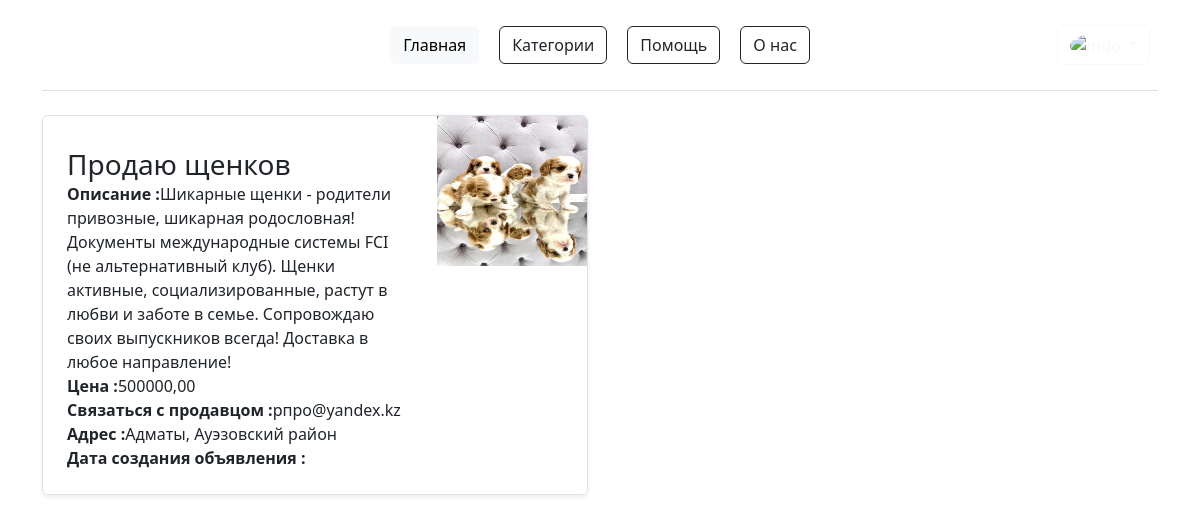
Screenshot of /auth/myads/ (signed in) with the database file from the repository.
### ads/models.py (models this page shows, shortened)
class Ads(models.Model):
    image = models.ImageField(upload_to ="ads/", verbose_name = "Изображение", help_text= "Добавьте фотографию")
    title = models.CharField(max_length=100, verbose_name = "Название продукта", help_text= "Напишите название вашего продукта")
    description = models.TextField(verbose_name = "Описание", max_length = 999, help_text= "Описание продукта ...")
    price = models.DecimalField(max_digits=15, decimal_places=2, verbose_name = "Цена")
    contact = models.CharField(max_length=100, verbose_name = "Связь")
    address = models.CharField(max_length=255, verbose_name = "Адрес")
    category = models.ForeignKey(Category, on_delete=models.CASCADE, verbose_name = "Категория", help_text= "Укажите категорию вашего продукта")
    whatsapp = models.URLField(verbose_name = "ссылка на WhatsApp", blank=True, null=True)
    telegram = models.URLField(verbose_name = "ссылка на Telegram", blank=True, null=True)
    instagram = models.URLField(verbose_name = "ссылка на Instagram", blank=True, null=True)
    user = models.ForeignKey(User, on_delete=models.CASCADE, verbose_name = "Пользователь", help_text= "Пользователь, разместивший объявление")
    created_at = models.DateTimeField(auto_now_add=True, verbose_name = "Дата создания")
    class Meta:
        verbose_name = "Объявление"
        verbose_name_plural = "Объявления"

### accounts/views.py (the view)
# urls.py: path('myads/', user_ads, name = 'myads'),
@login_required(login_url='login')
def user_ads(request):
    ads = Ads.objects.filter(user=request.user)
    context = {
        "context_ads": ads
    }
    return render(request, 'user_ads.html', context)

### templates/user_ads.html (shortened to what this page needs)
{% extends 'base.html' %}
{% block auth_button %}
{% if user.is_authenticated %}
<div class="btn-group">
  <button type="button" class="btn btn-outline-light dropdown-toggle mx-2" data-toggle="dropdown" aria-haspopup="true"
    aria-expanded="false">
    {% if user.profile.image %}
    <img src = "{{ user.profile.image.url }}" width="32" height="32" class="rounded-circle">
    {% else %}
    <img src="https://i.pinimg.com/736x/f5/c4/b9/f5c4b99f52e156acd29fd7f9bc5933a2.jpg"
        alt="mdo" width="32" height="32" class="rounded-circle">
    {% endif %}
  </button>
</div>
{% else %}
<a href="{% url 'login' %}" class="btn btn-outline-dark">Войти </a>
<a href="{% url 'register' %}" class="btn btn-outline-warning">Зарегистрироваться</a>
{% endif %}
{% endblock %}
{% block content %}
<div class="container" >
  <div class="row mb-2">
    {% for ads in context_ads %}
    <div class="col-md-6">
      <div class="row g-0 border rounded overflow-hidden flex-md-row mb-4 shadow-sm h-md-250 position-relative" style="background-color: rgba(255, 255, 255, 0.5);" >
        <div class="col p-4 d-flex flex-column position-static">
          <h3 class="mb-0">{{ ads.title }}</h3>
          <p class="card-text mb-auto"><strong>Описание :</strong>{{ ads.description}}</p>
          <p class="card-text mb-auto"><strong>Цена :</strong>{{ ads.price }}</p>
          <p class="card-text mb-auto"><strong>Связаться с продавцом :</strong>{{ ads.contact}}</p>
          <p class="card-text mb-auto"><strong>Адрес :</strong>{{ ads.address }}</p>
          <p class="card-text mb-auto"><strong>Дата создания объявления :</strong>{{ ads.created_ad }}</p>
        </div>
        <div class="col-auto d-none d-lg-block">
          <img class="bd-placeholder-img" src="{{ ads.image.url }}" width="150" height="150">
        </div>
      </div>
    </div>
    {% endfor %}
  </div>
</div>
{% endblock %}

### templates/base.html (style rules this page uses)
body { background-image: url(https://otkritkis.com/wp-content/uploads/2022/07/hrjf8.gif); background-repeat: no-repeat; background-size: cover; }

### rows the page displays
Ads: title "Продаю щенков", description "Шикарные щенки - родители привозные, шикарная родословная! Документы международные системы FCI (не альтернативный клуб). Щенки активные, социализированные, растут в любви и заботе в семье. Сопровождаю своих выпускников всегда! Доставка в любое направление!", price "500000,00", contact "pпро@yandex.kz", address "Адматы, Ауэзовский район", image (picture)
